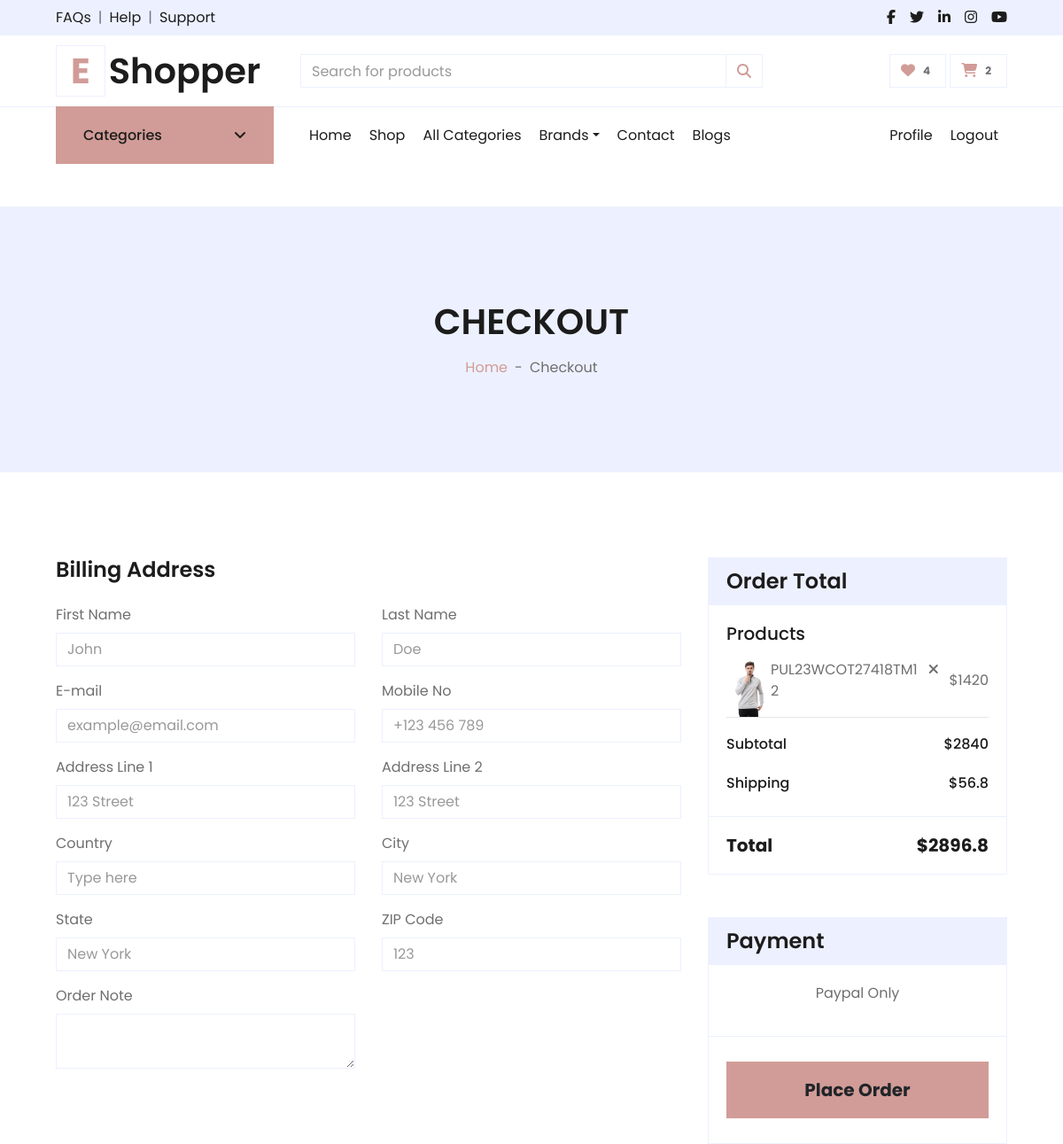
Before: /cart/checkout/ (signed in, upper part) with the older database file.
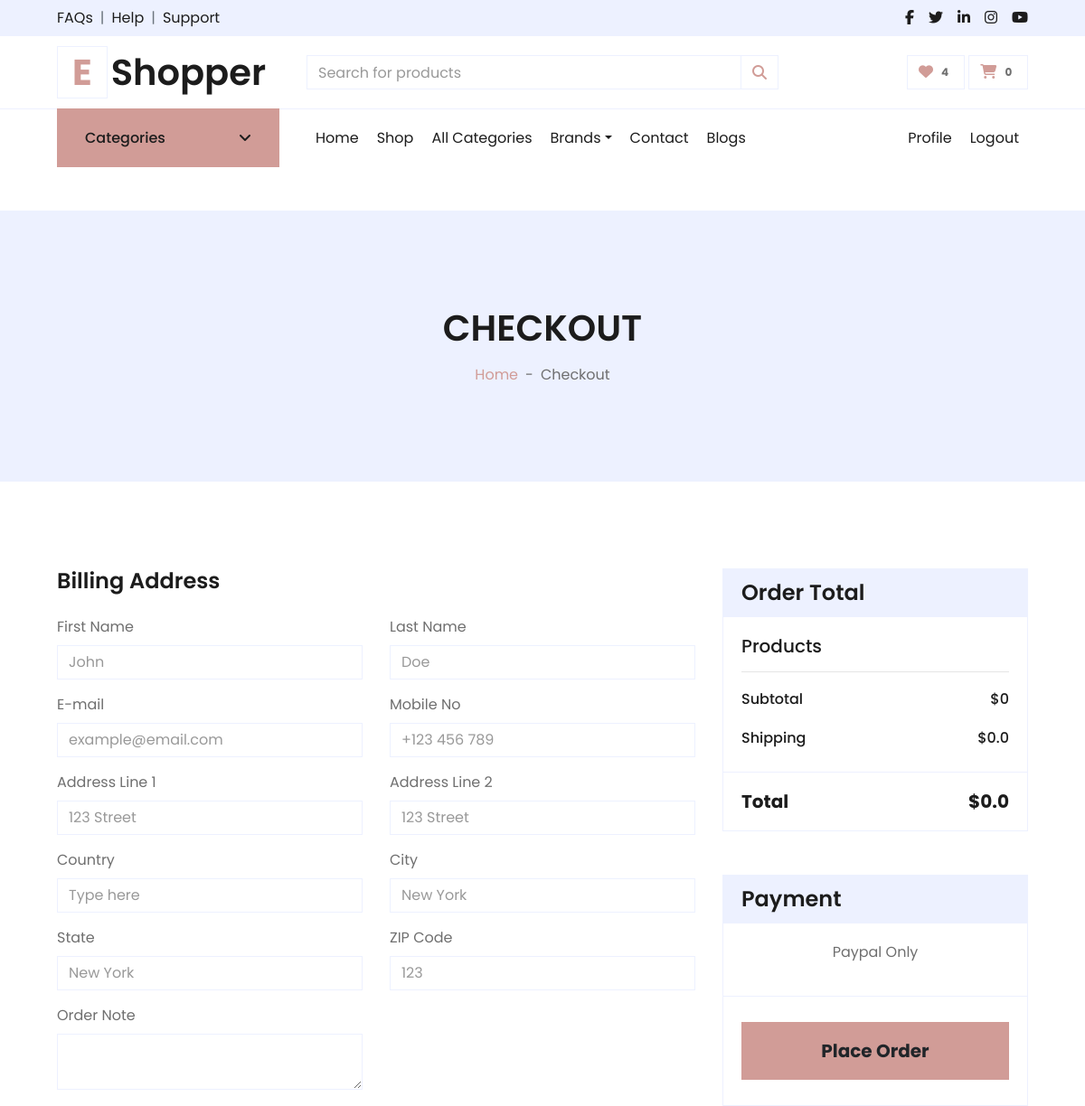
After: the same page with the newer database file.
### carts/models.py (models this page shows, shortened)
class CartItem(models.Model):
    user = models.ForeignKey("accounts.User",null=True, on_delete=models.CASCADE)
    product = models.ForeignKey("products.Product", on_delete=models.CASCADE)
    variations = models.ManyToManyField("products.Variation",blank=True)
    cart = models.ForeignKey(Cart, on_delete=models.CASCADE , null=True)
    quantity = models.IntegerField()
    is_active = models.BooleanField(default=True)
    def __str__(self):
        return str(self.product)

### products/models.py (models this page shows, shortened)
class Product(models.Model):
    name = models.CharField(unique=True, max_length=50)
    image = models.ImageField(upload_to='product/')
    stock = models.IntegerField(default=1)
    price = models.IntegerField(default=0)
    discount = models.IntegerField(default=0)
    description = models.TextField(max_length=10000)
    created_at = models.DateTimeField( default=timezone.now)
    slug = models.SlugField(null=True,blank=True , unique=True)
    views = models.PositiveIntegerField(default=0)
    is_available = models.BooleanField(default=True)
    tags = TaggableManager()
    subcategory = models.ForeignKey("Subcategory",related_name='product_subcategory',null=True,blank=True, on_delete=models.CASCADE)
    PRDBrand = models.ForeignKey('Brand' ,related_name='product_brand', on_delete=models.CASCADE , blank=True, null=True ,verbose_name=_("Brand "))
    like = models.ManyToManyField(User , blank=True,related_name='product_favourite')
    class Meta:
        ordering = ["name"]
    def __str__(self):
        return self.name

### carts/views.py (the view)
# urls.py: path('checkout/', views.checkout , name='checkout'),
@login_required(login_url='login')
def checkout(request, total = 0 , quantity = 0 , cart_items = None):
    try:
        tax = 0
        grand_total = 0
        if request.user.is_authenticated:
            cart_items = CartItem.objects.filter(user=request.user , is_active = True)
        else:
            cart = Cart.objects.get(cart_id=_cart_id(request))
            cart_items = CartItem.objects.filter(cart=cart , is_active = True)
        for cart_item in cart_items:
            total += (cart_item.product.price * cart_item.quantity)
            quantity += cart_item.quantity
        tax = (2 * total) / 100
        grand_total = total + tax
    except ObjectDoesNotExist:
        pass
    context = {
        'total':total ,
        'quantity':quantity,
        'cart_items':cart_items,
        'tax':tax,
        'grand_total':grand_total,
    }
    return render(request , 'checkout.html',context)

### accounts/favourite_context.py (called while the page is built)
def counter(request):
    product_count = 0
    if request.user.is_authenticated:
        if 'admin' in request.path:
            return{}
        else :
            try :
                user_favourites = Product.objects.filter(like=request.user)
                product_count = user_favourites.count()
            except Product.DoesNotExist:
                product_count=0
    return dict(product_count=product_count)

### carts/cart_context.py (called while the page is built)
def cart_count(request):
    cart_counter = 0
    if 'admin' in request.path:
        return{}
    else:
        try:
            cart = Cart.objects.filter(cart_id=_cart_id(request))
            if request.user.is_authenticated:
                cart_items = CartItem.objects.all().filter(user=request.user)
            else:
                cart_items = CartItem.objects.all().filter(cart=cart[:1])
            for cart_item in cart_items:
                cart_counter += cart_item.quantity
        except Cart.DoesNotExist :
            cart_counter = 0
    return dict(cart_counter=cart_counter)

### carts/views.py (called while the page is built)
def _cart_id(request):
    cart = request.session.session_key
    if not cart:
        cart = request.session.create()
    return cart

### carts/templates/checkout.html (shortened to what the changed rows need)
{% extends "base.html" %}
{% load static %}
{% block body %}
<div class="container-fluid bg-secondary mb-5">
    <div class="d-flex flex-column align-items-center justify-content-center" style="min-height: 300px">
        <h1 class="font-weight-semi-bold text-uppercase mb-3">Checkout</h1>
    </div>
</div>
<div class="container-fluid pt-5">
    <form method="POST" action="{% url 'place_order' %}">
        <div class="row px-xl-5">
            <div class="col-lg-4">
                <div class="card border-secondary mb-5">
                    <div class="card-body">
                        {% for cart_item in cart_items %}
                        <div class="d-flex justify-content-between align-items-center">
                            <img src="{{cart_item.product.image.url}}" alt="" style="width: 50px;">
                            <p>{{cart_item}} <i class="fa-sharp fa-solid fa-xmark px-2"></i> {{cart_item.quantity}}</p>
                            <p>${{cart_item.product.price}}</p>
                        </div>
                        {% endfor %}
                        <div class="d-flex justify-content-between mb-3 pt-1">
                            <h6 class="font-weight-medium">Subtotal</h6>
                            <h6 class="font-weight-medium">${{total}}</h6>
                        </div>
                        <div class="d-flex justify-content-between">
                            <h6 class="font-weight-medium">Shipping</h6>
                            <h6 class="font-weight-medium">${{tax}}</h6>
                        </div>
                    </div>
                    <div class="card-footer border-secondary bg-transparent">
                        <div class="d-flex justify-content-between mt-2">
                            <h5 class="font-weight-bold">Total</h5>
                            <h5 class="font-weight-bold">${{grand_total}}</h5>
                        </div>
                    </div>
                </div>
            </div>
        </div>
    </form>
</div>
{% endblock body %}

### templates/base.html (shortened to what the changed rows need)
{% load static %}
<!DOCTYPE HTML>
<html lang="en">
<head>
    <link href="https://cdnjs.cloudflare.com/ajax/libs/font-awesome/5.10.0/css/all.min.css" rel="stylesheet">
    <link href="{% static 'lib/owlcarousel/assets/owl.carousel.min.css'%}" rel="stylesheet">
    <link href="{% static 'css/all.min.css'%}" rel="stylesheet">
    <link href="{% static 'css/style.css'%}" rel="stylesheet">
    <link href="{% static 'css/custom.css'%}" rel="stylesheet">
</head>
<body>
    <div class="container-fluid">
        <div class="row align-items-center py-3 px-xl-5">
            <div class="col-lg-3 d-none d-lg-block">
                <a href="/" class="text-decoration-none">
                    <h1 class="m-0 display-5 font-weight-semi-bold"><span
                            class="text-primary font-weight-bold border px-3 mr-1">E</span>{{about_site.site_name}}</h1>
                </a>
            </div>
            <div class="col-lg-3 col-6 text-right">
                <a href="{% url 'cart'%}" class="btn border">
                    <i class="fas fa-shopping-cart text-primary"></i>
                    <span class="badge">{{cart_counter}}</span>
                </a>
            </div>
        </div>
    </div>
    {% block body %}
    {% endblock body %}
</body>
</html>

Changed rows visible on the page:
removed CartItem: product.image (picture), product.name "PUL23WCOT27418TM1", quantity "2", product.price "1420"
Other visible differences:
{{ cart_counter }}: "2" → "0"
{{ total }}: "2840" → "0"
{{ tax }}: "56.8" → "0.0"
{{ grand_total }}: "2896.8" → "0.0"
